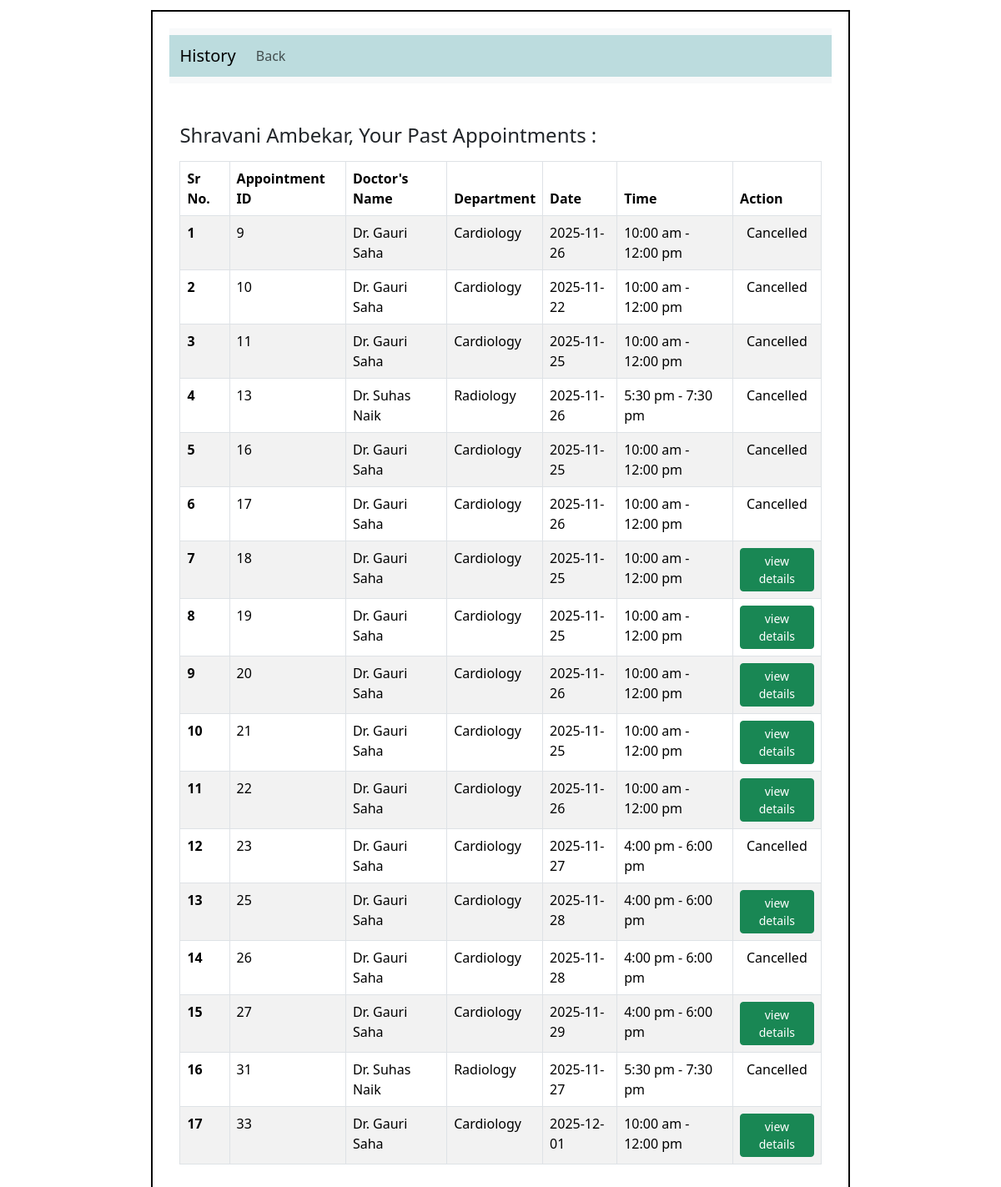
/patient/3/past_appointments, run on an earlier commit of the app's database.
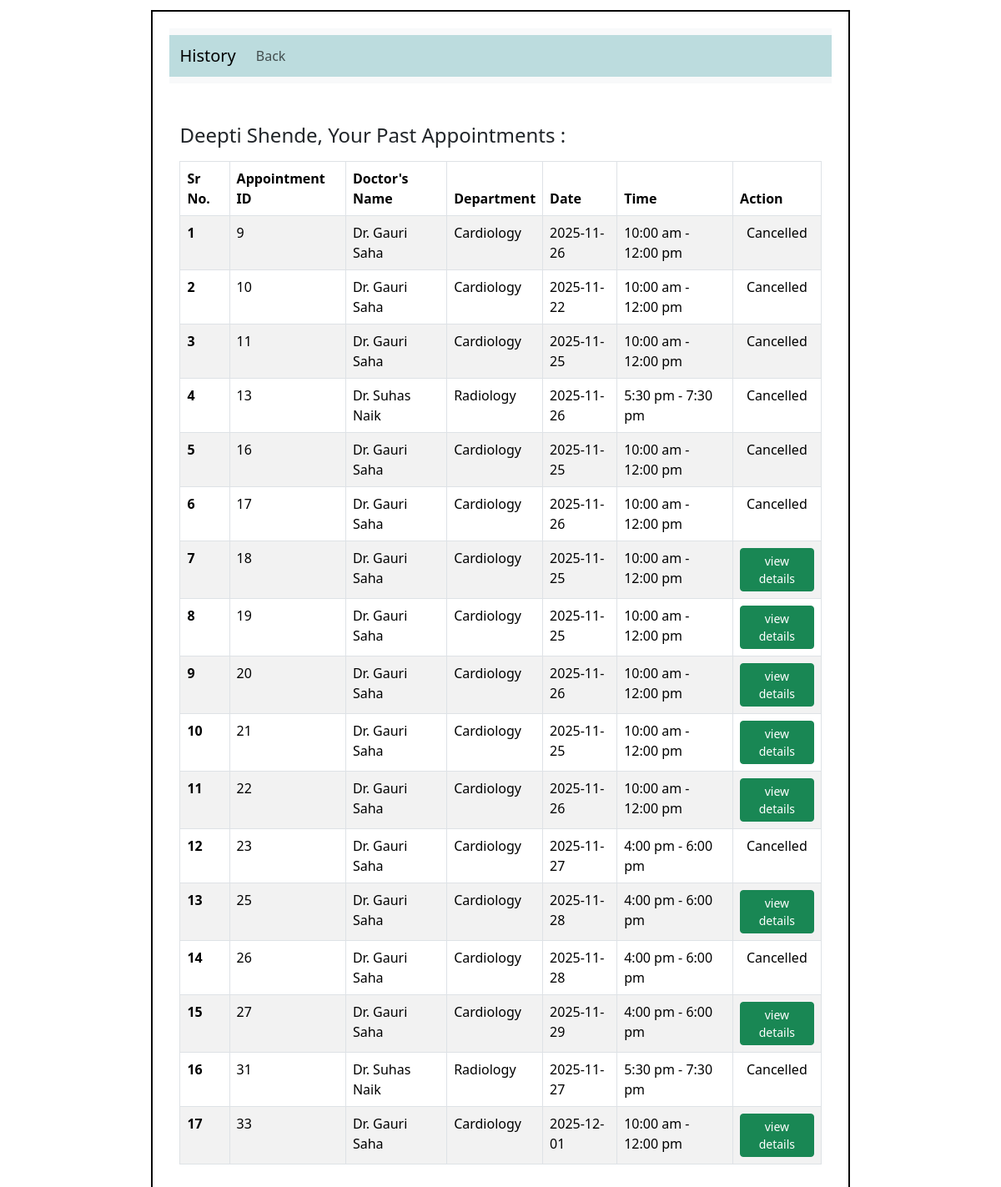
And on a later commit of the database.
### application/models.py (models this page shows)
class Patient(db.Model):
    __tablename__ = "Patient"
    patient_id = db.Column(db.Integer, primary_key=True)
    name = db.Column(db.String(), nullable=False)
    phone = db.Column(db.String())
    age = db.Column(db.Integer)
    gender = db.Column(db.String())
    email = db.Column(db.String(), unique=True)
    username = db.Column(db.String(), unique=True, nullable=False)
    password = db.Column(db.String(), nullable=False)
    address = db.Column(db.String())
    patient_type = db.Column(db.String(), default='OPD')  # OPD/IPD
    status = db.Column(db.String(), default='Active')
    consultant = db.Column(db.Integer, db.ForeignKey('Doctor.doctor_id'))  #foreignkey
    appointments = db.relationship('Appointment', backref='patient', lazy=True)  # relationship
    treatment = db.relationship('Treatment', backref='patient', lazy=True) #realtionship

### application/controllers.py (the view)
@app.route("/patient/<int:pat_id>/past_appointments", methods=['GET'])
def past_appointments(pat_id):
    patient = Patient.query.filter_by(patient_id=pat_id).first()
    appoint = Appointment.query.filter(Appointment.patient_id==patient.patient_id, Appointment.status.in_(["Completed", "Cancelled"])).all()
    return render_template('p_past_appoint.html', patient=patient, appoint=appoint)

### templates/p_past_appoint.html (shortened to what this page needs)
<!DOCTYPE html>
<html lang="en">
    <head>
        <link rel="stylesheet" href="/static/style.css">
        <link href="https://cdn.jsdelivr.net/npm/bootstrap@5.3.8/dist/css/bootstrap.min.css" rel="stylesheet"
>
    </head>
    <body>
        <div id="main">
            <div id="canvas">
                <nav class="navbar navbar-expand-lg bg-body-tertiary">
                    <div id="nav" class="container-fluid">
                        <a class="navbar-brand">History</a>
                        <div class="collapse navbar-collapse" id="navbarSupportedContent">
                            <ul class="navbar-nav me-auto mb-2 mb-lg-0">
                                <li class="nav-item">
                                    <a class="nav-link" href="/patient/{{patient.patient_id}}">Back</a>
                                </li>
                            </ul>
                    </div>
                </nav>
                <div id="content">
                    <div class="container my-5">
                        <div class="d-flex align-items-center mb-3">
                            <h4 class="m-0 me-2">{{patient.name}}, Your Past Appointments : </h4> <br>
                        </div>
                        <table class="table border table-bordered table-striped">
                            <thead>
                                <tr>
                                    <th scope="col">Sr No.</th>
                                    <th scope="col">Appointment ID</th>
                                    <th scope="col">Doctor's Name</th>
                                    <th scope="col">Department</th>
                                    <th scope="col">Date</th>
                                    <th scope="col">Time</th>
                                    <th scope="col">Action</th>
                                </tr>
                            </thead>
                            <tbody>
                                {% set ns = namespace(found=false, count=0) %}
                                {% for a in appoint %}
                                    {% if a %}
                                    {% set ns.count = ns.count + 1 %}
                                    {% set ns.found = true %}
                                    <tr>
                                        <th scope="row">{{ ns.count }}</th>
                                        <!-- {% set dr = a.doctor %}
                                        {% set dept = dr.dept.department_name %} -->
                                        <td>{{ a.appointment_id }}</td>
                                        <td>Dr. {{ a.doctor.name }}</td>
                                        <td>{{ a.doctor.dept.department_name }}</td>
                                        <td>{{ a.date }}</td>
                                        <td>{{ a.time }}</td>
                                        {% if a.status == "Completed" %}
                                        <td class="text-center">
                                            <a href="/view_patient_history/{{a.appointment_id}}" class="btn btn-success btn-sm">view details</a>
                                        </td>
                                        {% elif a.status == "Cancelled" %}
                                            <td class="text-center" > Cancelled</td>
                                        {% endif %}
                                    </tr>
                                    {% endif %}
                                {% endfor %}
                            </tbody>
                        </table>
                </div>
            </div>
        </div>
    </body>
</html>

What changed in the data, as far as the page shows it:
changed Patient: name "Shravani Ambekar" → "Deepti Shende"
